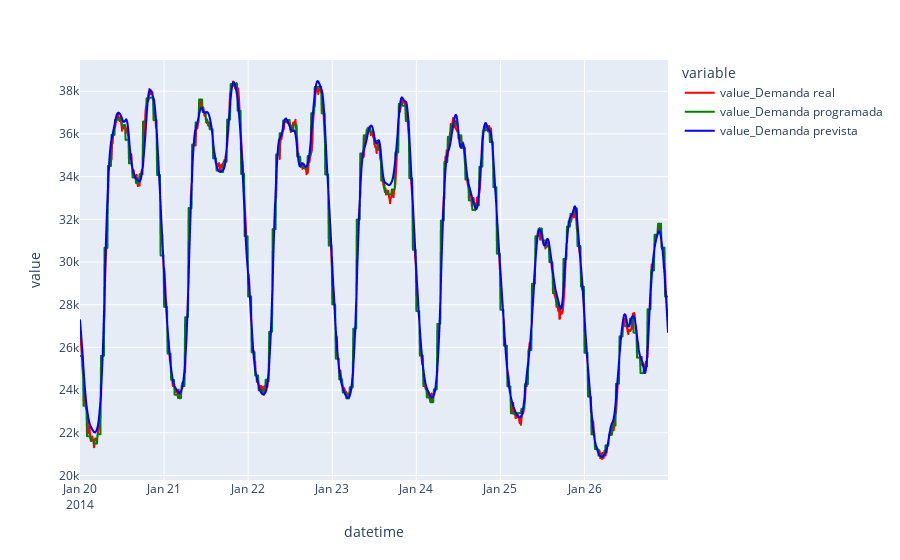

Source (notebook cell):
### Code cell
def px_demanda_real(año, semana_del_año):
    df_year2 = df2[df2["datetime"].dt.year == int(año)]
    df_week2 = df_year2[df_year2["datetime"].dt.isocalendar().week == int(semana_del_año)]
    fig = px.line(df_week2, x='datetime', y=["value_Demanda real", "value_Demanda programada", "value_Demanda prevista"], color_discrete_sequence=['blue', 'red', "green"])
    fig.show()

### Figure 1 — Plotly figure (JSON) as saved in the notebook; plotly's stock layout.template omitted (floating-point values rounded to 4 significant figures; data arrays with more than 128 entries replaced by an {"elided": "..."} marker saying what was removed)
{"data": [{"hovertemplate": "variable=value_Demanda real<br>datetime=%{x}<br>value=%{y}<extra></extra>", "legendgroup": "value_Demanda real", "line": {"color": "red", "dash": "solid"}, "marker": {"symbol": "circle"}, "mode": "lines", "name": "value_Demanda real", "showlegend": true, "type": "scattergl", "x": {"elided": "1008 str values"}, "xaxis": "x", "y": {"elided": "1008 int values"}, "yaxis": "y"}, {"hovertemplate": "variable=value_Demanda programada<br>datetime=%{x}<br>value=%{y}<extra></extra>", "legendgroup": "value_Demanda programada", "line": {"color": "green", "dash": "solid"}, "marker": {"symbol": "circle"}, "mode": "lines", "name": "value_Demanda programada", "showlegend": true, "type": "scattergl", "x": {"elided": "1008 str values"}, "xaxis": "x", "y": {"elided": "1008 int values"}, "yaxis": "y"}, {"hovertemplate": "variable=value_Demanda prevista<br>datetime=%{x}<br>value=%{y}<extra></extra>", "legendgroup": "value_Demanda prevista", "line": {"color": "blue", "dash": "solid"}, "marker": {"symbol": "circle"}, "mode": "lines", "name": "value_Demanda prevista", "showlegend": true, "type": "scattergl", "x": {"elided": "1008 str values"}, "xaxis": "x", "y": {"elided": "1008 int values"}, "yaxis": "y"}], "layout": {"legend": {"title": {"text": "variable"}, "tracegroupgap": 0}, "margin": {"t": 60}, "xaxis": {"anchor": "y", "domain": [0, 1], "title": {"text": "datetime"}}, "yaxis": {"anchor": "x", "domain": [0, 1], "title": {"text": "value"}}}}
